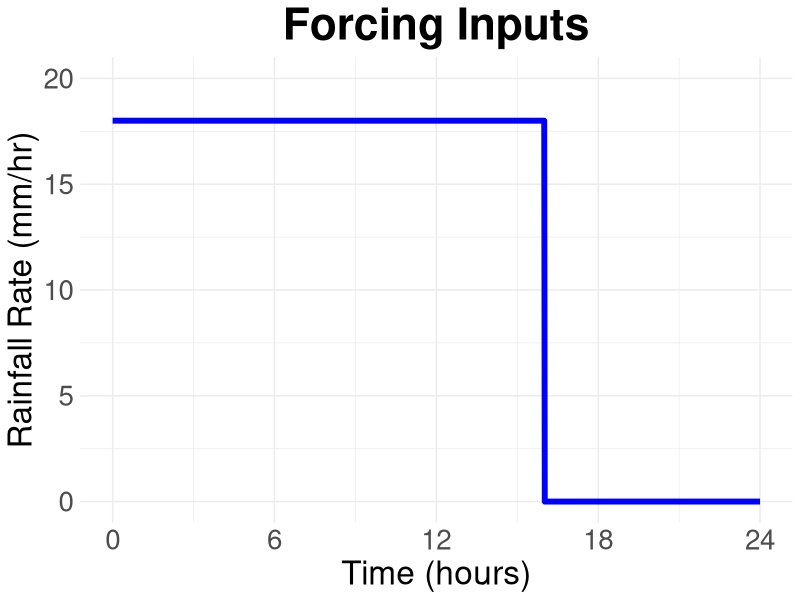

The R source for this figure:
## ---- chunk 1
library(ggplot2)
# Define the time sequence and rainfall rates as a data frame
time <- seq(0, 24, by = 0.02)
rainfall_rate <- ifelse(time <= 16, 18, 0)
data <- data.frame(time = time, rainfall_rate = rainfall_rate)

ggplot(data, aes(x = time, y = rainfall_rate)) +
  geom_line(color = "blue", size = 2) +
  labs(title = "Forcing Inputs", x = "Time (hours)", y = "Rainfall Rate (mm/hr)") +
  ylim(0, 20) +
  xlim(0, 24) +
  scale_x_continuous(breaks = seq(0, 24, by = 6)) +
  theme_minimal() +
  theme(
      plot.title = element_text(size = 32, face = "bold", hjust = 0.5),
      axis.title.x = element_text(size = 24),
      axis.title.y = element_text(size = 24),
      axis.text.x = element_text(size = 20),
      axis.text.y = element_text(size = 20)  
  )
